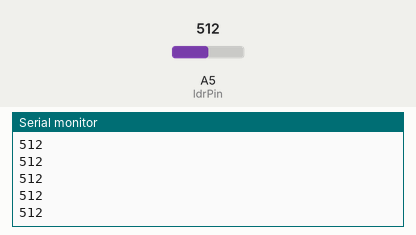
The sketch below on a simulated Arduino Uno, built with avr-gcc and run on an emulated ATmega328P. On the bench: the last lines printed to the serial monitor. Inputs (shaded band) come from the test bench; at power-on: A5 (ldrPin) = 512.

Above: at 1.2 s.
1.3 s: A5 (ldrPin) set to 306
At 1.56 s:
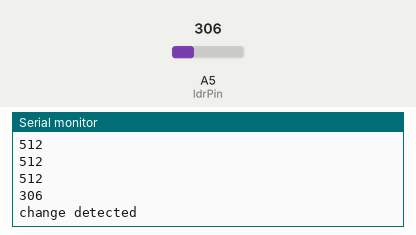
2.9 s: A5 (ldrPin) set to 122
At 2.96 s:
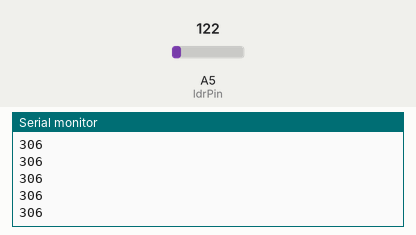
Timing chart, 0 to 5.9 s (numbered marks = the images above; inputs shaded):
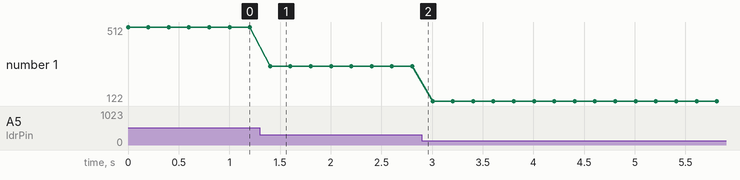

Measured:
- after the input at 1.3 s, the serial monitor: prints a new line after 0.10 s (image 1)
- plotted number 1: 512 → 306 after the input at 1.3 s, 306 → 122 after the input at 2.9 s

The sketch:

ldr.ino
```cpp
#define ldrPin A5
#define estimate -4
int oldValue=0;
void setup() {
  Serial.begin(9600);
  pinMode(A5,INPUT);
  oldValue=analogRead(A5);
  // put your setup code here, to run once:

}

void loop() {
  int newValue=analogRead(A5);
  //Serial.println(newValue);
  int diff=newValue-oldValue;
  //Serial.print(diff);Serial.print("  ");
  Serial.println(newValue);
  oldValue=newValue;
  if(diff<=estimate)
  Serial.println("change detected");
  delay(200);
  // put your main code here, to run repeatedly:

}
```
